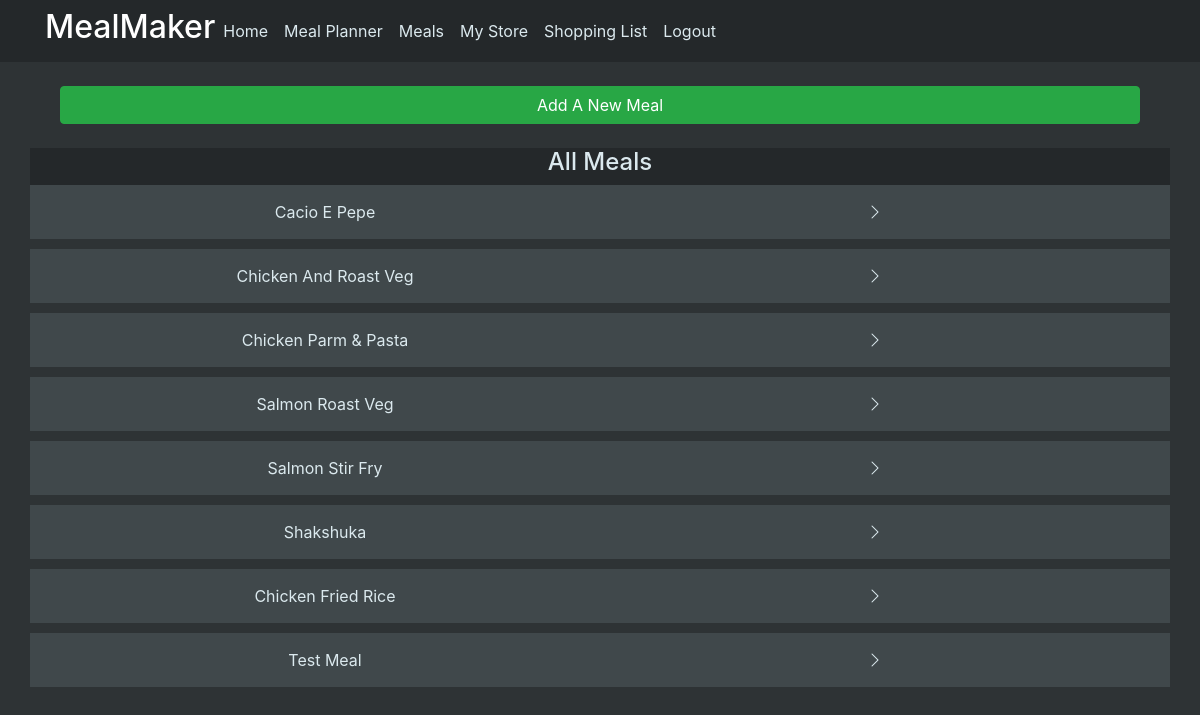
The page /meals (signed in) on the database as committed earlier.
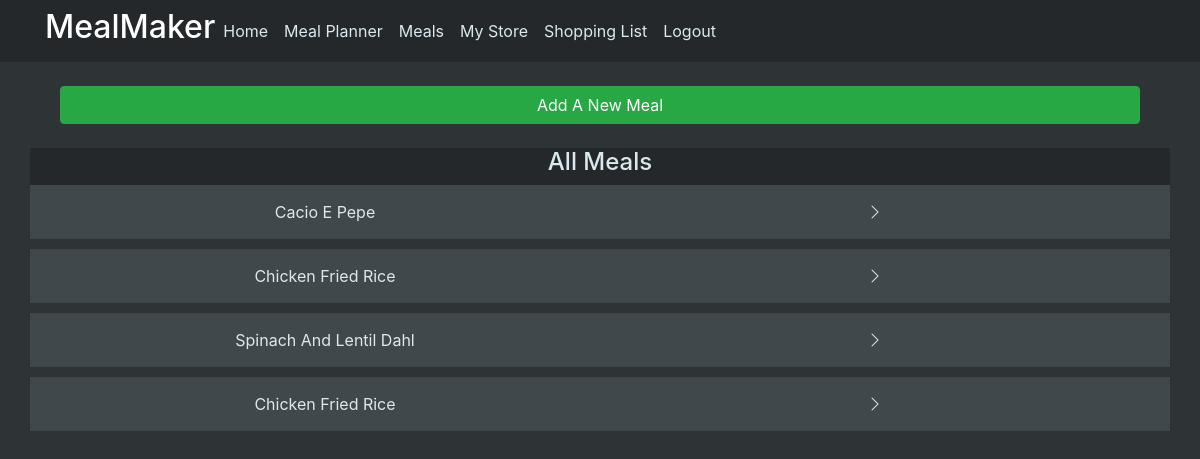
The same page on the database as committed later.
### mealmaker/models.py (models this page shows)
class Meal(db.Model):
    id = db.Column(db.Integer, primary_key=True)
    date = db.Column(db.DateTime(timezone=True), default=func.now())
    name = db.Column(db.String(200))
    portion = db.Column(db.Integer)
    prep_time_hour = db.Column(db.Integer)
    prep_time_min = db.Column(db.Integer)
    cook_time_hour = db.Column(db.Integer)
    cook_time_min = db.Column(db.Integer)
    diet_type = db.Column(db.String(20))
    health_type = db.Column(db.String(20))
    effort = db.Column(db.String(5))
    cost = db.Column(db.String(5))
    freezable = db.Column(db.String(5))
    num_ingredient = db.Column(db.Integer)
    time_to_go_off = db.Column(db.Integer)
    cal_per_portion = db.Column(db.Integer)
    protein_per_portion = db.Column(db.Integer)
    fat_per_portion = db.Column(db.Integer)
    carb_per_portion = db.Column(db.Integer)
    recipe = db.Column(db.Text)
    ingredients = db.relationship(
        "Ingredient", back_populates="meal_id", cascade="all, delete"
    )

### mealmaker/views.py (the view, shortened to what this page needs)
@views.route("/meals", methods=["GET", "POST"])
@login_required
def meals():
    form = NewMealForm()
    template_form = IngredientForm(prefix="ingredient-_-")
    meals = Meal.query.all()
    return render_template(
        "meals.html",
        user=current_user,
        form=form,
        meals=meals,
        legend="Add a new Meal",
        _template=template_form,
    )

### mealmaker/__init__.py (called while the page is built)
def create_app():
    app = Flask(__name__)
    app.config["SECRET_KEY"] = "hjshjhdjah kjshkjdhjs"
    app.config["SQLALCHEMY_DATABASE_URI"] = f"sqlite:///{DB_NAME}"
    app.config["SQLALCHEMY_TRACK_MODIFICATIONS"] = False
    db.init_app(app)
    from .views import views
    from .auth import auth
    app.register_blueprint(views, url_prefix="/")
    app.register_blueprint(auth, url_prefix="/")
    from .models import User, Meal, Ingredient, MealPlan
    create_database(app)
    login_manager = LoginManager()
    login_manager.login_view = "auth.login"
    login_manager.init_app(app)
    @login_manager.user_loader
    def load_user(id):
        return User.query.get(id)
    return app

### mealmaker/templates/meals.html (shortened to what this page needs)
{% extends "layout.html" %}
{% import "macro.html" as macros %}
{% block content%}
<br>
<div align="center" class="col"><button type="button" class="btn btn-success btn-block" data-toggle="modal"
        data-target=".bd-example-modal-lg">Add A New Meal</button></div>
<br>
<div class="row div-color-dark">
    <div class="div-parent-center">
        <h4>All Meals</h4>
    </div>
</div>
{% for meal in meals %}
<div class="row div-color-dim content-section-dim">
    <div class="col-6 text-center">{{meal.name.title()}} </div>
    <div class="col-6 text-center">
        <a style="color:rgb(0, 0, 0)" href="{{ url_for('views.meal', id=meal.id) }}">
            <i class="bi bi-chevron-right icon-white"></i>
        </a>
    </div>
</div>
{% endfor %}
{% endblock %}

Rows that differ between the two databases and show on the page:
removed Meal: name "Chicken And Roast Veg"
removed Meal: name "Chicken Parm & Pasta"
removed Meal: name "Salmon Roast Veg"
removed Meal: name "Salmon Stir Fry"
removed Meal: name "Shakshuka"
changed Meal: name "Test Meal" → "Spinach And Lentil Dahl"
added Meal: name "Chicken Fried Rice"
